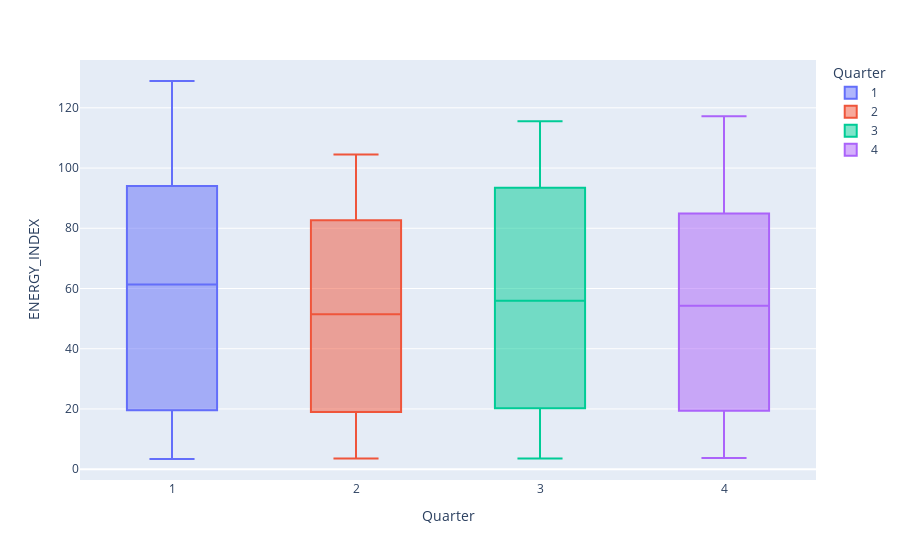

This figure's notebook cell:
### Markdown cell above
**Observations**
- The first and the last months have observed a significantly higher average consumption.
- It keeps on decreasing from Jan till May, then again startes incrasing with slight dip in sept and Oct.

### Code cell
fig = px.box(df, x='Quarter', y='ENERGY_INDEX',color='Quarter')
#fig.update_traces(showlegend=False)
fig.show()

### Figure 1 — Plotly figure (JSON) as saved in the notebook; plotly's stock layout.template omitted (floating-point values rounded to 4 significant figures; data arrays with more than 128 entries replaced by an {"elided": "..."} marker saying what was removed)
{"data": [{"alignmentgroup": "True", "hovertemplate": "Quarter=%{x}<br>ENERGY_INDEX=%{y}<extra></extra>", "legendgroup": "1", "marker": {"color": "#636efa"}, "name": "1", "notched": false, "offsetgroup": "1", "orientation": "v", "showlegend": true, "type": "box", "x": {"elided": "243 int values"}, "x0": " ", "xaxis": "x", "y": {"elided": "243 float values"}, "y0": " ", "yaxis": "y"}, {"alignmentgroup": "True", "hovertemplate": "Quarter=%{x}<br>ENERGY_INDEX=%{y}<extra></extra>", "legendgroup": "2", "marker": {"color": "#EF553B"}, "name": "2", "notched": false, "offsetgroup": "2", "orientation": "v", "showlegend": true, "type": "box", "x": {"elided": "243 int values"}, "x0": " ", "xaxis": "x", "y": {"elided": "243 float values"}, "y0": " ", "yaxis": "y"}, {"alignmentgroup": "True", "hovertemplate": "Quarter=%{x}<br>ENERGY_INDEX=%{y}<extra></extra>", "legendgroup": "3", "marker": {"color": "#00cc96"}, "name": "3", "notched": false, "offsetgroup": "3", "orientation": "v", "showlegend": true, "type": "box", "x": {"elided": "243 int values"}, "x0": " ", "xaxis": "x", "y": {"elided": "243 float values"}, "y0": " ", "yaxis": "y"}, {"alignmentgroup": "True", "hovertemplate": "Quarter=%{x}<br>ENERGY_INDEX=%{y}<extra></extra>", "legendgroup": "4", "marker": {"color": "#ab63fa"}, "name": "4", "notched": false, "offsetgroup": "4", "orientation": "v", "showlegend": true, "type": "box", "x": {"elided": "240 int values"}, "x0": " ", "xaxis": "x", "y": {"elided": "240 float values"}, "y0": " ", "yaxis": "y"}], "layout": {"boxmode": "overlay", "legend": {"title": {"text": "Quarter"}, "tracegroupgap": 0}, "margin": {"t": 60}, "xaxis": {"anchor": "y", "categoryarray": [1, 2, 3, 4], "categoryorder": "array", "domain": [0, 1], "title": {"text": "Quarter"}}, "yaxis": {"anchor": "x", "domain": [0, 1], "title": {"text": "ENERGY_INDEX"}}}}
